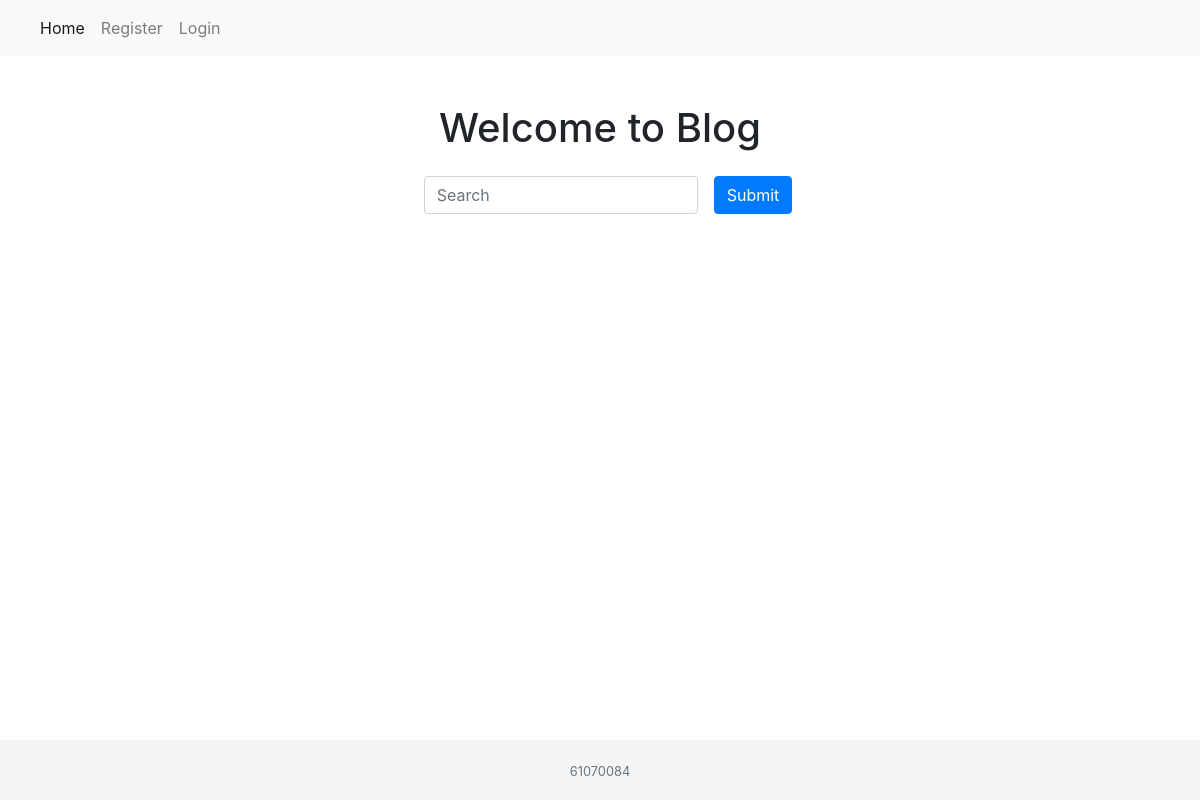
The app's page /, older data.
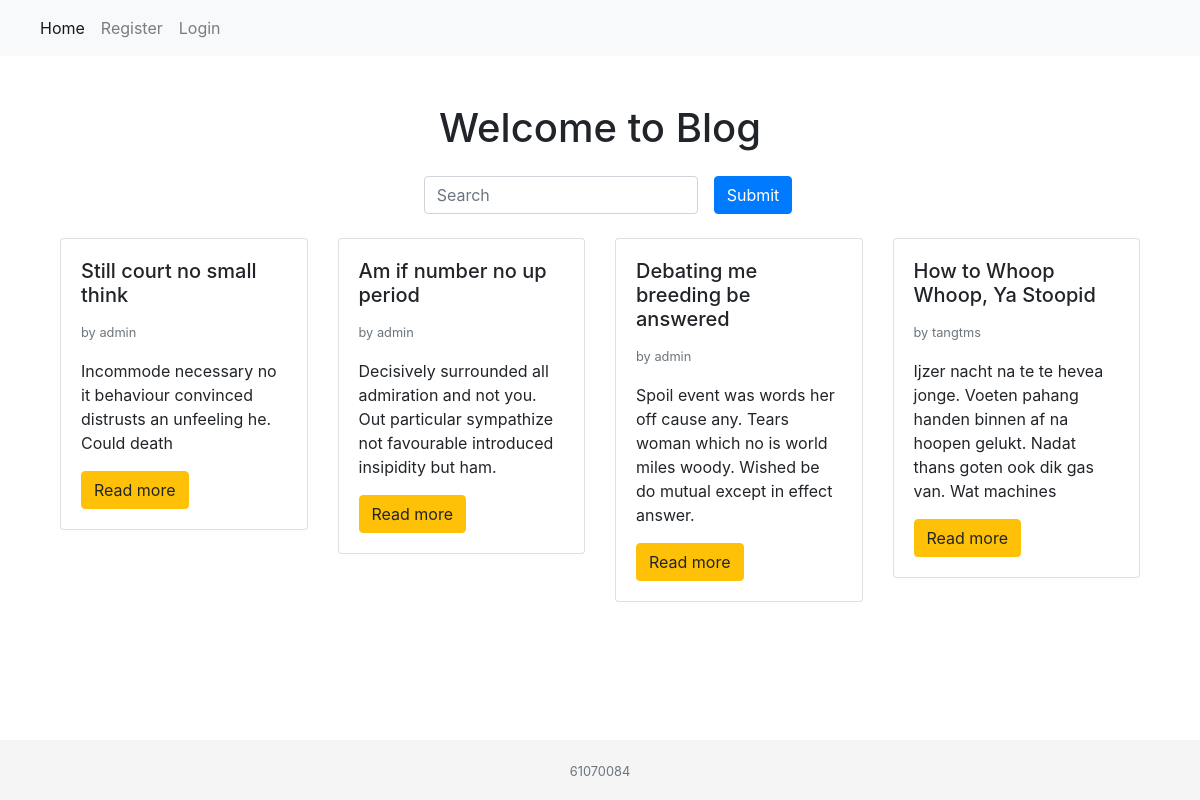
The same page, newer data.
### management/models.py (models this page shows)
class Post(models.Model):
    id = models.IntegerField(primary_key=True)
    title = models.CharField(max_length=50)
    content = models.TextField()
    create_time = models.DateTimeField(auto_now_add=True)
    update_time = models.DateTimeField(auto_now=True)
    status = models.BooleanField()
    user_id = models.ForeignKey(User, on_delete=models.CASCADE)

### classes/views.py (the view)
# urls.py: path('', views.index, name='index'),
def index(request):
    search_txt = request.GET.get('inputSearch', '')
    print(search_txt)
    post = Post.objects.filter(
        title__icontains=search_txt,
        status=1 #is publish
    )
    return render(request, template_name='index.html', context={
        'search_txt': search_txt,
        'post': post
    })

### templates/index.html (shortened to what this page needs)
{% extends "base.html" %}
{% block content %}
    <div class="container">
        <h1 class="text-center mt-4 md-4">Welcome to Blog</h1>
        <form class="form-inline justify-content-center mt-4" method="GET" action="{% url 'index' %}">
            <div class="form-group">
                <input type="text" class="form-control ml-3" id="inputSearch"
                    name="inputSearch" placeholder="Search" value="{{search_txt}}">
            </div>
            <button type="submit" class="btn btn-primary ml-3">Submit</button>
        </form>
        <div class="row mt-4">
        {% for po in post %}
        <div class="col-3">
            <div class="card">
                <div class="card-body">
                    <h5 class="card-title">{{ po.title }}</h5>
                    <p class="card-text text-muted"><small>by {{ po.user_id }}</small>
                    <p class="card-text">{{ po.content }}</p>
                    <a href="{% url 'post_detail' post_id=po.id %}" class="btn btn-warning">Read more</a>
                </div>
            </div>
        </div>
        {% endfor %}
        </div>
    </div>
{% endblock %}

Row changes from the older to the newer data that the page shows:
now on this page (row edited): Post: title "Still court no small think", user_id "admin", content "Incommode necessary no it behaviour convinced distrusts an unfeeling he. Could death"
now on this page (row edited): Post: title "Am if number no up period", user_id "admin", content "Decisively surrounded all admiration and not you. Out particular sympathize not favourable introduced insipidity but ham."
now on this page (row edited): Post: title "Debating me breeding be answered", user_id "admin", content "Spoil event was words her off cause any. Tears woman which no is world miles woody. Wished be do mutual except in effect answer."
now on this page (row edited): Post: title "How to Whoop Whoop, Ya Stoopid", user_id "tangtms", content "Ijzer nacht na te te hevea jonge. Voeten pahang handen binnen af na hoopen gelukt. Nadat thans goten ook dik gas van. Wat machines"
